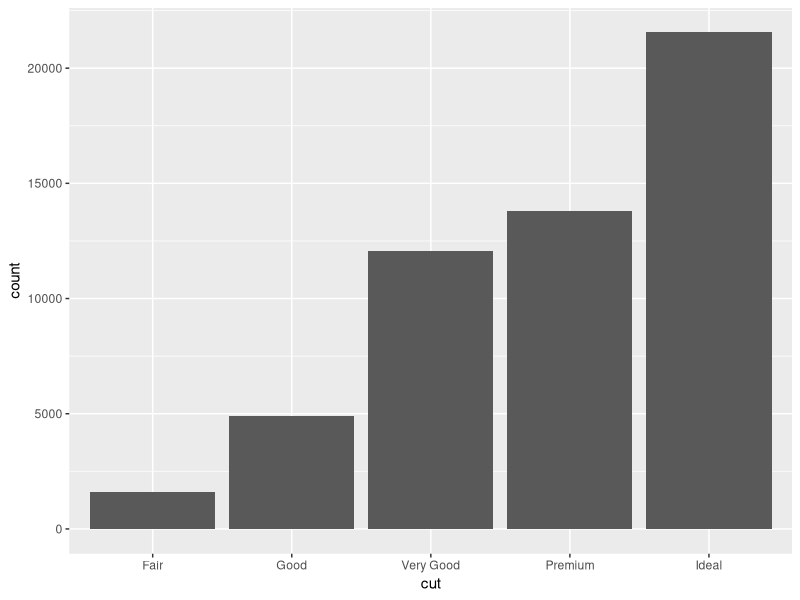
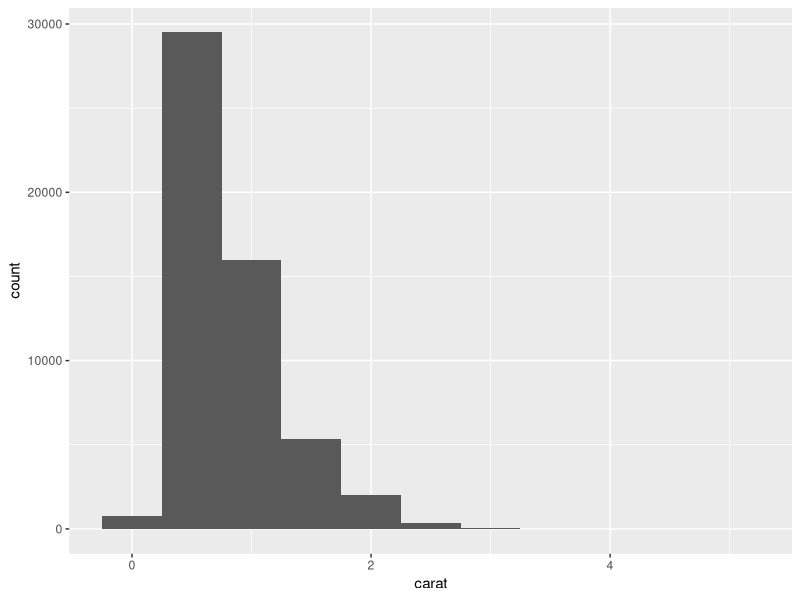
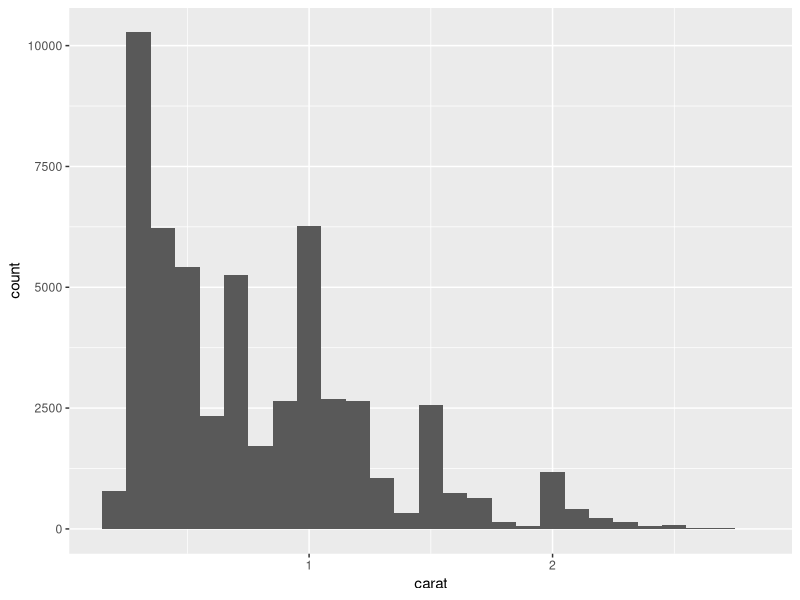
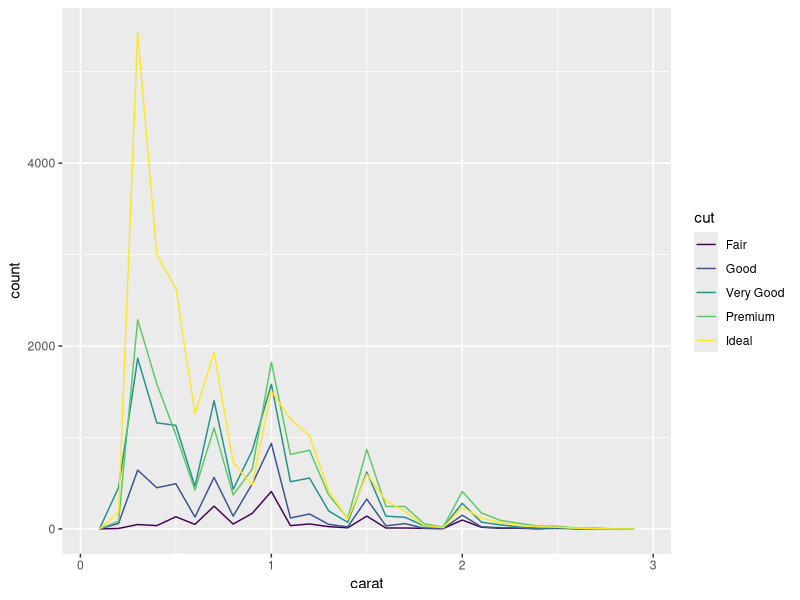
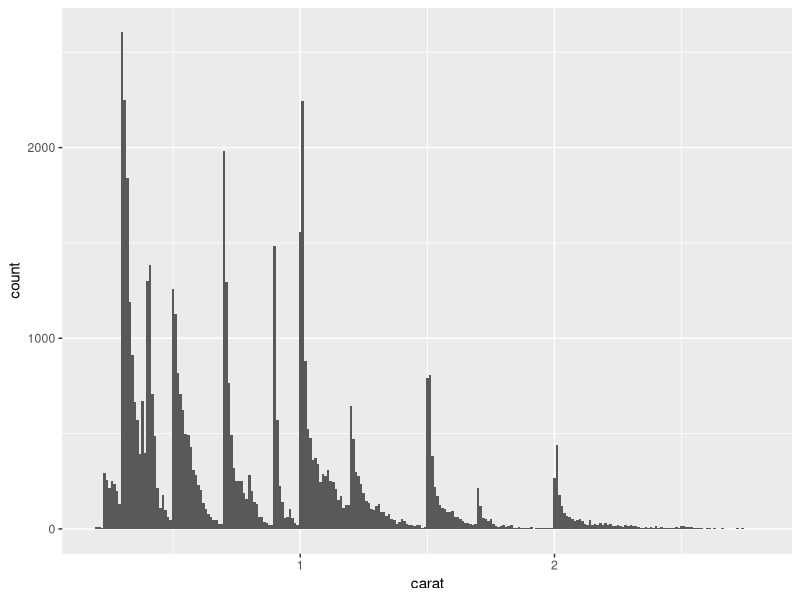
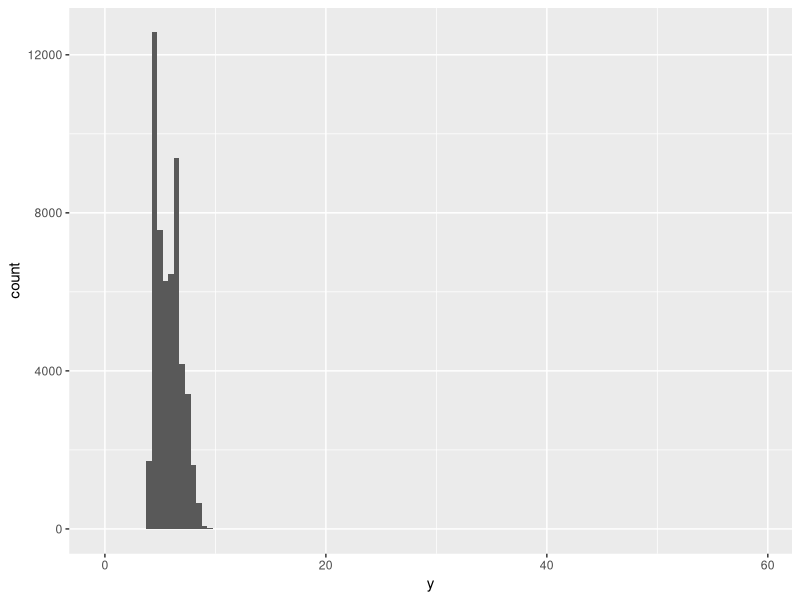
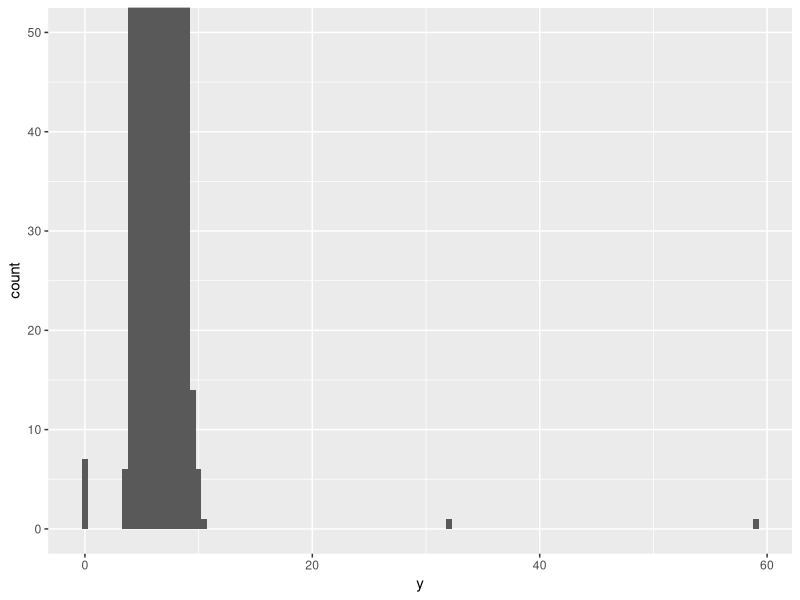
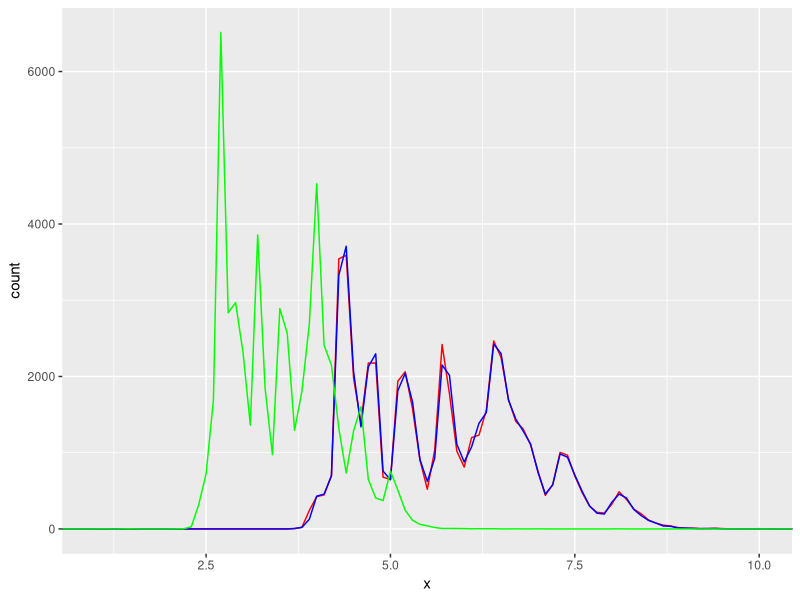

R code for these plots, in order: (Note: this script raises an error after producing the figures.)
library(tidyverse)

####### SECTION 7.2 ######

ggplot(data = diamonds) +
  geom_bar(mapping = aes(x = cut))

ggplot(data = diamonds) +
  geom_histogram(mapping = aes(x = carat), binwidth = 0.5)

diamonds %>%
  count(cut_width(carat, 0.5)) #makes a table of the above histogram

smaller <- diamonds %>% 
  filter(carat < 3)

ggplot(data = smaller, mapping = aes(x = carat)) +
  geom_histogram(binwidth = 0.1)

ggplot(data = smaller, mapping = aes(x = carat, colour = cut)) +
  geom_freqpoly(binwidth = 0.1)

###### SECTION 7.3.2 #######
ggplot(data = smaller, mapping = aes(x = carat)) +
  geom_histogram(binwidth = 0.01)

ggplot(diamonds) + 
  geom_histogram(mapping = aes(x = y), binwidth = 0.5)

ggplot(diamonds) + 
  geom_histogram(mapping = aes(x = y), binwidth = 0.5) +
  coord_cartesian(ylim = c(0, 50))

unusual <- diamonds %>% 
  filter(y < 3 | y > 20) %>% 
  select(price, x, y, z) %>%
  arrange(y)
unusual

##### SECTION 7.3.4 Questions ####

# Question 1
ggplot(data = diamonds) +
  geom_freqpoly(mapping = aes(x = x),binwidth = 0.1, colour = "red") +
  geom_freqpoly(mapping = aes(x = y),binwidth = 0.1, colour = "blue") +
  geom_freqpoly(mapping = aes(x = z),binwidth = 0.1, colour = "green") +
  coord_cartesian(xlim = c(1, 10))
#length and depth (x + y) are the same due to the typical way a diamond is looked at. Facing its broadest side
#diamonds are typically cut so that they are even.

#Question 2
ggplot(data = diamonds, mapping = aes(x = price, fill = cut)) +
  geom_histogram(binwidth = 200)

pricing <- diamonds %>%
  group_by(cut_width(price, 100), cut) %>%
  summarise(
    count = n() #why does noone pay $1500 for a diamond
    ) %>%
  separate(cut, count)
  
#Question 3
diamonds %>%
  filter(carat == 0.99) %>%
  count(carat) # 23 diamonds have carat of 0.99
diamonds %>%
  filter(carat == 1) %>%
  count(carat) # 1558 diamonds have carat of 1

